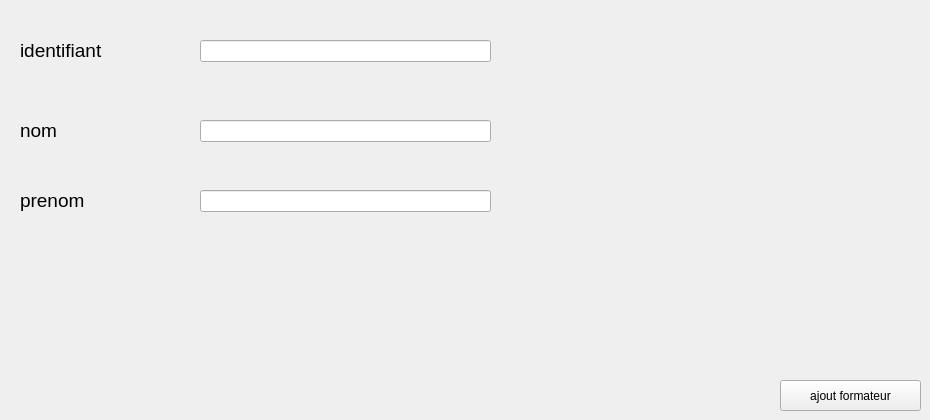
        <widget class="QWidget" name="tab_23">
         <attribute name="title">
          <string>ajouter</string>
         </attribute>
         <widget class="QLabel" name="label_38">
          <property name="geometry">
           <rect>
            <x>20</x>
            <y>40</y>
            <width>111</width>
            <height>21</height>
           </rect>
          </property>
          <property name="font">
           <font>
            <pointsize>14</pointsize>
           </font>
          </property>
          <property name="text">
           <string>identifiant</string>
          </property>
         </widget>
         <widget class="QLabel" name="label_39">
          <property name="geometry">
           <rect>
            <x>20</x>
            <y>120</y>
            <width>51</width>
            <height>21</height>
           </rect>
          </property>
          <property name="font">
           <font>
            <pointsize>14</pointsize>
           </font>
          </property>
          <property name="text">
           <string>nom</string>
          </property>
         </widget>
         <widget class="QLabel" name="label_40">
          <property name="geometry">
           <rect>
            <x>20</x>
            <y>190</y>
            <width>101</width>
            <height>21</height>
           </rect>
          </property>
          <property name="font">
           <font>
            <pointsize>14</pointsize>
           </font>
          </property>
          <property name="text">
           <string>prenom</string>
          </property>
         </widget>
         <widget class="QLineEdit" name="cin_formateur_ajout">
          <property name="geometry">
           <rect>
            <x>200</x>
            <y>40</y>
            <width>291</width>
            <height>22</height>
           </rect>
          </property>
         </widget>
         <widget class="QLineEdit" name="nom_formateur_ajout">
          <property name="geometry">
           <rect>
            <x>200</x>
            <y>120</y>
            <width>291</width>
            <height>22</height>
           </rect>
          </property>
         </widget>
         <widget class="QLineEdit" name="prenom_formateur_ajout">
          <property name="geometry">
           <rect>
            <x>200</x>
            <y>190</y>
            <width>291</width>
            <height>22</height>
           </rect>
          </property>
         </widget>
         <widget class="QPushButton" name="ajout_formateur">
          <property name="geometry">
           <rect>
            <x>780</x>
            <y>380</y>
            <width>141</width>
            <height>31</height>
           </rect>
          </property>
          <property name="text">
           <string>ajout formateur</string>
          </property>
         </widget>
        </widget>
